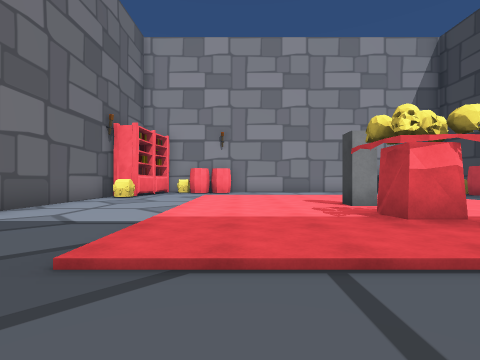
View 1 (above)

12 first-person views from a walk through a Unity game level. The camera is 1.2 m above the floor, looks level and sees 85° across. The floor is counted in squares, 2 m on a side. Each view is taken from the middle of a square. On the plan, view 1 faces up. The plan holds only what a view shows up to about 9 squares ahead; the rest is blank. The player character is not drawn.

View 2
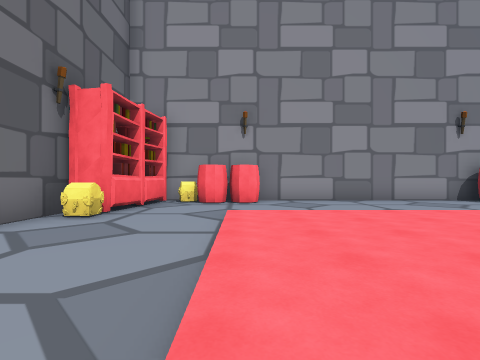

View 3
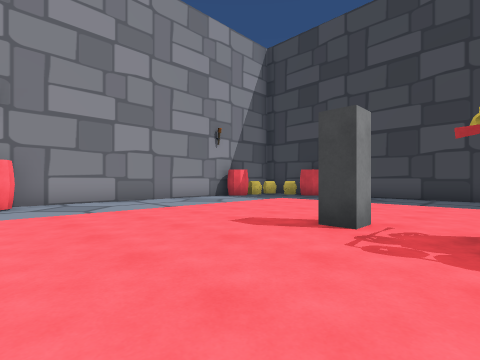

View 4
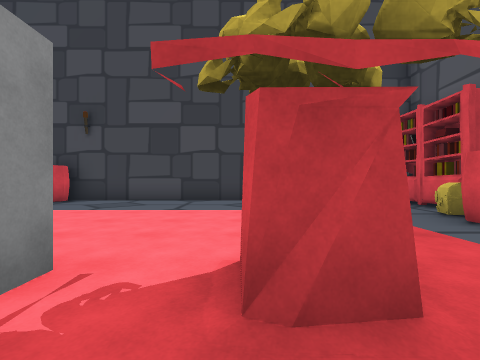

View 5
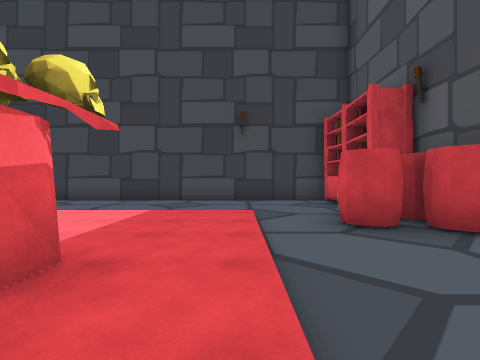

View 6
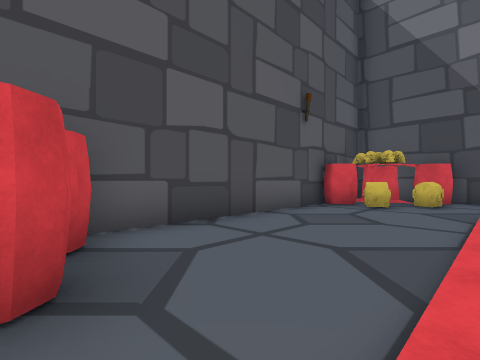

View 7
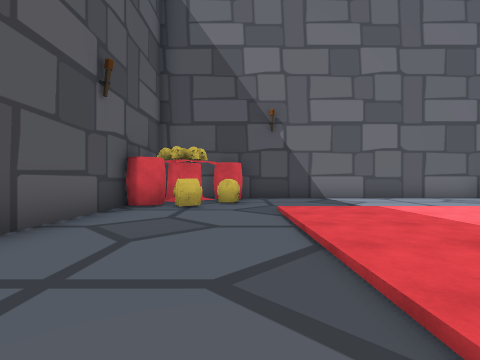

View 8
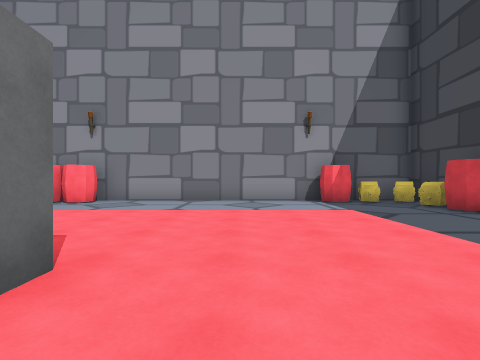

View 9
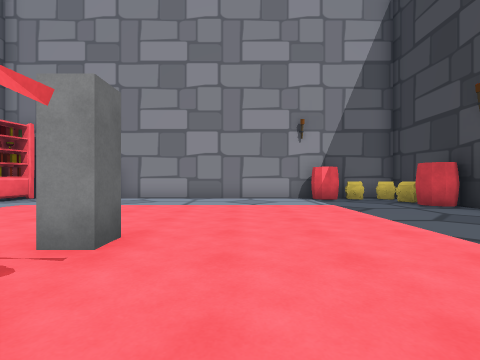

View 10
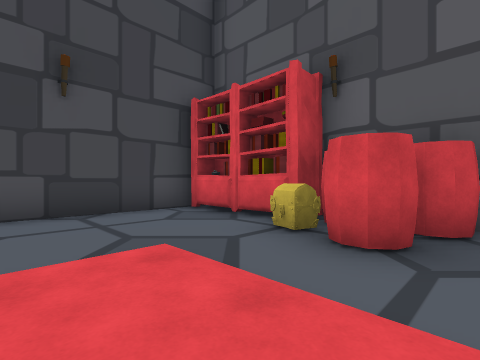

View 11
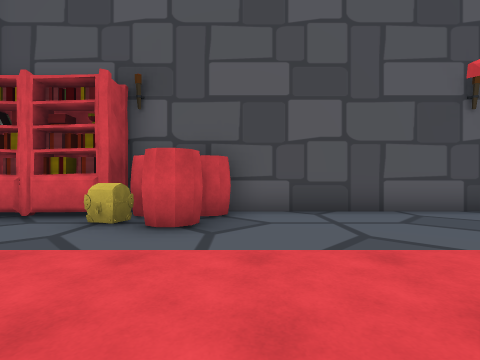

View 12
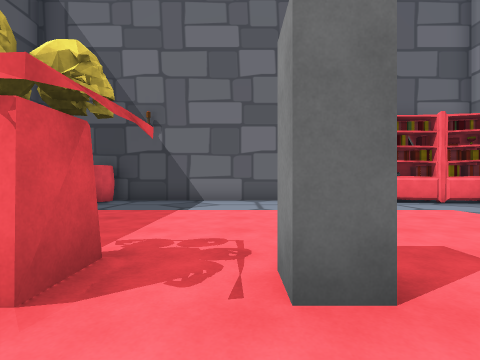

### Floor plan
Key: @ floor where view 1 was taken; # wall or solid block; . main floor; : floor 0.25 m higher than the main floor; / step, stairs or slope; ^ raised ledge; B books; O other object.
Columns run from 5 left of view 1 to 10 right of it. Each row starts with its distance up from view 1.
 13   #############
 12  ####.......#^#
 11  O............##
 10 #B............##
  9 #^..////////...#
  8 #.../::::::/...#
  7 #.../::::::/...#
  6 #.../::#:::/...#
  5 #.../::::::/...#
  4 #.../::#:::/...#
  3 #.../::::::/...#
  2 #...////////...#
  1 ###............#
  0  ###.@....##...#
 -1   ##.....###BB##
 -2    #########

Positions as (right, up) in squares from view 1, and headings:
1: (0, 0), facing up
2: (-1, 4), facing up
3: (-1, 4), facing up-right
4: (1, 4), facing right
5: (1, 2), facing right
6: (5, 2), facing down-left
7: (4, 1), facing left
8: (4, 4), facing up
9: (4, 3), facing up
10: (4, 3), facing down-right
11: (4, 4), facing down
12: (4, 5), facing left
